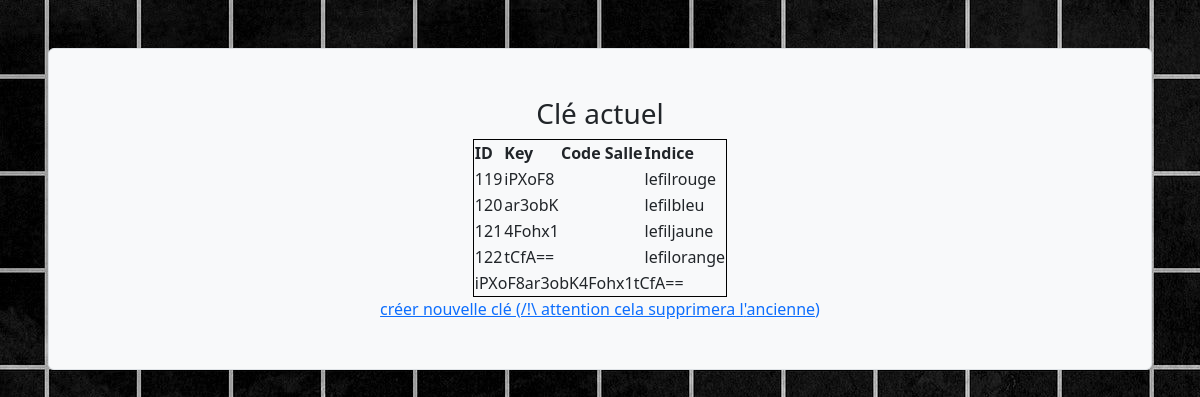
The page /admin/keys.php on the database as committed earlier.
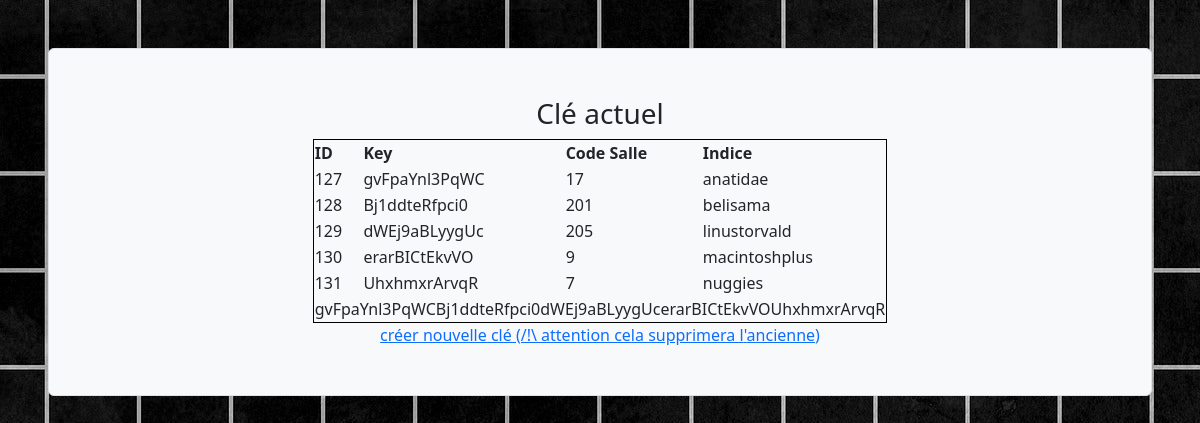
The same page on the database as committed later.
### tables this page shows
CREATE TABLE `hash` (
  `hashId` int(99) NOT NULL,
  `hashKey` varchar(99) NOT NULL,
  `hashRoomCode` varchar(99) NOT NULL,
  `hashHint` varchar(99) NOT NULL
);

### lib/lib.inc.php (the view, shortened to what this page needs)
<?php
function afficherKeys($mabd, $req) {
    try {
        $resultat = $mabd->query($req);
    } catch (PDOException $e) {
        echo '<p>Erreur : '.$e->getMessage().'</p>'; die();
        die();
    }
    $hashKey = null;
    $lignes_resultat = $resultat->rowCount();
    if ($lignes_resultat>0) {
        echo '<table>'."\n";
        echo '<thead><th>ID</th><th>Key</th><th>Code Salle</th><th>Indice</th></thead>';
        while($ligne = $resultat->fetch(PDO::FETCH_ASSOC)) {
            $hashKey .= $ligne['hashKey'];
            echo '<tr>';
            echo '<td>'.$ligne['hashId'].'</td>';
            echo '<td>'.$ligne['hashKey'].'</td>';
            echo '<td>'.$ligne['hashRoomCode'].'</td>';
            echo '<td>'.$ligne['hashHint'].'</td>';
            echo '</tr>';
        }
        echo '<tr><td colspan="4">'.$hashKey.'</td></tr>';
        echo '</table>'."\n";
    } else {
        echo '<p>Pas de résultat !</p>'; }
}

### admin/head_admin.php (shortened to what this page needs)
<!DOCTYPE html>
<html lang="fr">
<head>
    <link rel="stylesheet" href="../css/style.css">
    <link href="https://cdn.jsdelivr.net/npm/bootstrap@5.2.0-beta1/dist/css/bootstrap.min.css" rel="stylesheet">
    <?php require '../lib/lib.inc.php'; ?>
</head>
<body class="background">

### admin/keys.php
<?php require'head_admin.php';
$co = connexion();
$req='SELECT * FROM hash';
echo '<div class="bg-light m-5 p-5 border rounded mh-10 d-flex flex-column align-items-center">';
echo '<h3>Clé actuel</h3>';
afficherKeys($co, $req);
echo '<a href="key_create.php">créer nouvelle clé (/!\ attention cela supprimera l\'ancienne)</a>';
echo '</div>';
require '../end.php';
?>

### end.php (shortened to what this page needs)
</body>
</html>

### css/style.css (style rules this page uses)
table, td, th { border: solid 1px black; }
.background { height: 100vh; background-image: url("../img/grid.jpeg"); }

Rows that differ between the two databases and show on the page:
removed hash: hashId "119", hashKey "iPXoF8", hashHint "lefilrouge"
removed hash: hashId "120", hashKey "ar3obK", hashHint "lefilbleu"
removed hash: hashId "121", hashKey "4Fohx1", hashHint "lefiljaune"
removed hash: hashId "122", hashKey "tCfA==", hashHint "lefilorange"
added hash: hashId "127", hashKey "gvFpaYnl3PqWC", hashRoomCode "17", hashHint "anatidae"
added hash: hashId "128", hashKey "Bj1ddteRfpci0", hashRoomCode "201", hashHint "belisama"
added hash: hashId "129", hashKey "dWEj9aBLyygUc", hashRoomCode "205", hashHint "linustorvald"
added hash: hashId "130", hashKey "erarBICtEkvVO", hashRoomCode "9", hashHint "macintoshplus"
added hash: hashId "131", hashKey "UhxhmxrArvqR", hashRoomCode "7", hashHint "nuggies"
Other text that changed with them:
$hashKey: "iPXoF8ar3obK4Fohx1tCfA==" → "gvFpaYnl3PqWCBj1ddteRfpci0dWEj9aBLyygUcerarBICtEkvVOUhxhmxrArvqR"
